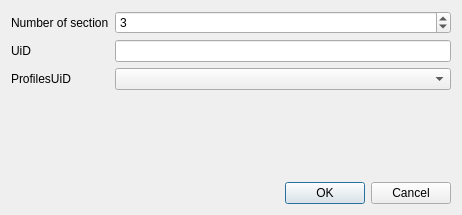
<?xml version="1.0" encoding="UTF-8"?>
<ui version="4.0">
 <class>NewFuselageDialog</class>
 <widget class="QDialog" name="NewFuselageDialog">
  <property name="geometry">
   <rect>
    <x>0</x>
    <y>0</y>
    <width>462</width>
    <height>215</height>
   </rect>
  </property>
  <property name="windowTitle">
   <string>Dialog</string>
  </property>
  <layout class="QGridLayout" name="gridLayout">
   <item row="5" column="1">
    <widget class="QDialogButtonBox" name="buttonBox">
     <property name="orientation">
      <enum>Qt::Horizontal</enum>
     </property>
     <property name="standardButtons">
      <set>QDialogButtonBox::Cancel|QDialogButtonBox::Ok</set>
     </property>
    </widget>
   </item>
   <item row="1" column="1">
    <widget class="QLineEdit" name="lineEditUID"/>
   </item>
   <item row="1" column="0">
    <widget class="QLabel" name="label_3">
     <property name="text">
      <string>UiD</string>
     </property>
    </widget>
   </item>
   <item row="0" column="1">
    <widget class="QSpinBox" name="spinBoxNbSection">
     <property name="minimum">
      <number>2</number>
     </property>
     <property name="maximum">
      <number>1000000000</number>
     </property>
     <property name="value">
      <number>3</number>
     </property>
    </widget>
   </item>
   <item row="0" column="0">
    <widget class="QLabel" name="label">
     <property name="text">
      <string>Number of section</string>
     </property>
    </widget>
   </item>
   <item row="2" column="0">
    <widget class="QLabel" name="label_2">
     <property name="text">
      <string>ProfilesUiD</string>
     </property>
    </widget>
   </item>
   <item row="3" column="1">
    <spacer name="verticalSpacer">
     <property name="orientation">
      <enum>Qt::Vertical</enum>
     </property>
     <property name="sizeHint" stdset="0">
      <size>
       <width>20</width>
       <height>40</height>
      </size>
     </property>
    </spacer>
   </item>
   <item row="2" column="1">
    <widget class="QComboBox" name="comboBoxProfilesUID"/>
   </item>
  </layout>
 </widget>
 <resources/>
 <connections>
  <connection>
   <sender>buttonBox</sender>
   <signal>accepted()</signal>
   <receiver>NewFuselageDialog</receiver>
   <slot>accept()</slot>
   <hints>
    <hint type="sourcelabel">
     <x>248</x>
     <y>254</y>
    </hint>
    <hint type="destinationlabel">
     <x>157</x>
     <y>274</y>
    </hint>
   </hints>
  </connection>
  <connection>
   <sender>buttonBox</sender>
   <signal>rejected()</signal>
   <receiver>NewFuselageDialog</receiver>
   <slot>reject()</slot>
   <hints>
    <hint type="sourcelabel">
     <x>316</x>
     <y>260</y>
    </hint>
    <hint type="destinationlabel">
     <x>286</x>
     <y>274</y>
    </hint>
   </hints>
  </connection>
 </connections>
</ui>
